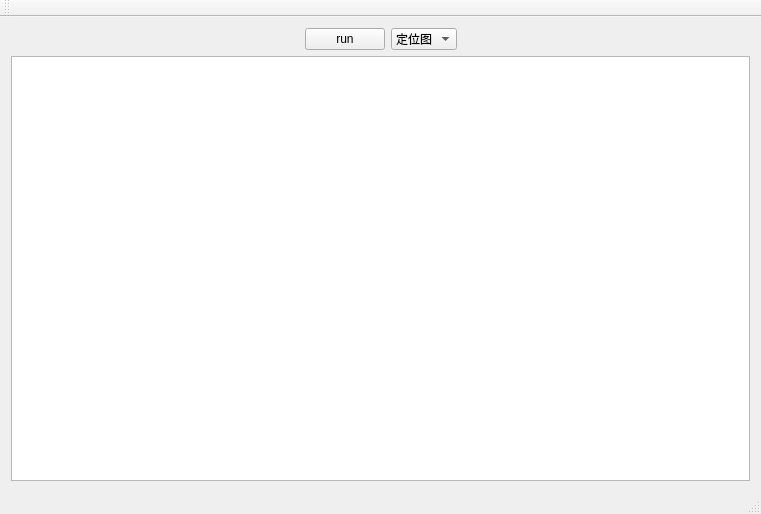
<?xml version="1.0" encoding="UTF-8"?>
<ui version="4.0">
 <class>MainWindow</class>
 <widget class="QMainWindow" name="MainWindow">
  <property name="geometry">
   <rect>
    <x>0</x>
    <y>0</y>
    <width>761</width>
    <height>514</height>
   </rect>
  </property>
  <property name="windowTitle">
   <string>MainWindow</string>
  </property>
  <widget class="QWidget" name="centralWidget">
   <layout class="QGridLayout" name="gridLayout">
    <item row="0" column="1">
     <widget class="QPushButton" name="pushButton">
      <property name="text">
       <string>run</string>
      </property>
     </widget>
    </item>
    <item row="0" column="0">
     <spacer name="horizontalSpacer">
      <property name="orientation">
       <enum>Qt::Horizontal</enum>
      </property>
      <property name="sizeHint" stdset="0">
       <size>
        <width>40</width>
        <height>20</height>
       </size>
      </property>
     </spacer>
    </item>
    <item row="0" column="2">
     <widget class="QComboBox" name="typeselete">
      <item>
       <property name="text">
        <string>定位图</string>
       </property>
      </item>
      <item>
       <property name="text">
        <string>时域图</string>
       </property>
      </item>
     </widget>
    </item>
    <item row="0" column="3">
     <spacer name="horizontalSpacer_2">
      <property name="orientation">
       <enum>Qt::Horizontal</enum>
      </property>
      <property name="sizeHint" stdset="0">
       <size>
        <width>40</width>
        <height>20</height>
       </size>
      </property>
     </spacer>
    </item>
    <item row="1" column="0" colspan="4">
     <widget class="QGraphicsView" name="graphicsView"/>
    </item>
   </layout>
  </widget>
  <widget class="QMenuBar" name="menuBar">
   <property name="geometry">
    <rect>
     <x>0</x>
     <y>0</y>
     <width>761</width>
     <height>26</height>
    </rect>
   </property>
  </widget>
  <widget class="QToolBar" name="mainToolBar">
   <attribute name="toolBarArea">
    <enum>TopToolBarArea</enum>
   </attribute>
   <attribute name="toolBarBreak">
    <bool>false</bool>
   </attribute>
  </widget>
  <widget class="QStatusBar" name="statusBar"/>
 </widget>
 <layoutdefault spacing="6" margin="11"/>
 <resources/>
 <connections/>
</ui>
